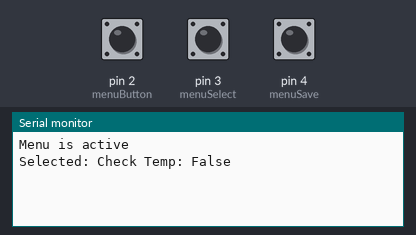
Recording of a sketch running on a simulated Arduino Uno, built with avr-gcc and run on an emulated ATmega328P. Shown: the last lines printed to the serial monitor. Inputs (shaded band) come from the test bench; at power-on: pin 2 (menuButton) HIGH, pin 3 (menuSelect) LOW, pin 4 (menuSave) LOW.

Above: at 1.2 s.
1.3 s: pin 2 (menuButton) pulled LOW for 0.15 s
At 1.9 s:
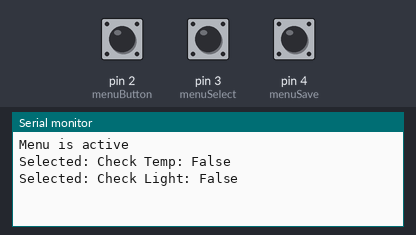
2.9 s: pin 3 (menuSelect) pulled HIGH for 0.15 s
At 4.1 s:
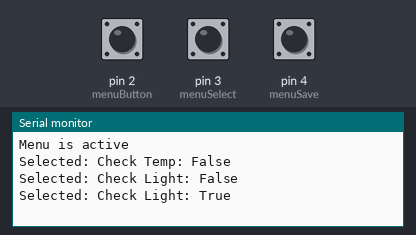
4.5 s: pin 4 (menuSave) pulled HIGH for 0.15 s
At 5.4 s:
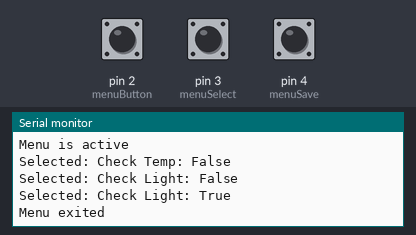

Measured:
- after the input at 1.3 s, the serial monitor: prints a new line after 0.20 s (image 1)
- after the input at 2.9 s, the serial monitor: prints a new line at once (image 2)
- after the input at 4.5 s, the serial monitor: prints a new line at once (image 3)

The sketch:

me1.ino
```cpp
// Define constants
#define menuButton 2
#define menuSelect 3
#define menuSave 4
#define debounceTimeout 50

int menuButtonPreviousState = LOW;
int menuSelectPreviousState = LOW;
int menuSavePreviousState = LOW;

// Define variables
long int lastDebounceTime;
bool lightSensor = true;
bool tempSensor = true;

// Menu options
char * menuOptions[] = {"Check Temp", "Check Light"};
bool featureSetting[] = {false,false};
bool menuMode = false;
bool menuNeedsPrint = false;
int optionSelected = 0;

// Setup function
void setup() {
  pinMode(menuSelect, INPUT);
  pinMode(menuSave, INPUT);
  pinMode(menuSelect, INPUT);
  Serial.begin(9600);
}
// Function to return the current selected option
char *ReturnOptionSelected(){
  char *menuOption = menuOptions[optionSelected];
  // Return optionSelected
  return menuOption;
}

// Function to return status of current selected option
char *ReturnOptionStatus(){
  bool optionSetting = featureSetting[optionSelected];
  char *optionSettingVal;
  if (optionSetting == false){
    optionSettingVal = "False";
  }else{
    optionSettingVal = "True";
  }
  // Return optionSetting
  return optionSettingVal;
}

// Function to toggle current option
bool ToggleOptionSelected(){
  featureSetting[optionSelected] = !featureSetting[optionSelected];
  return true;
}

// The main loop
void loop()  {
    // Read the buttons
  int menuButtonPressed = digitalRead(menuButton);
    int menuSelectPressed = digitalRead(menuSelect);
    int menuSavePressed = digitalRead(menuSave);
  // Get the current time
  long int currentTime = millis();

  if(menuButtonPressed == LOW && menuSelectPressed == LOW && menuSavePressed == LOW){
    //Reset the count time while button is not pressed
    lastDebounceTime = currentTime;
    menuButtonPreviousState = LOW;
    menuSelectPreviousState = LOW;
    menuSavePreviousState = LOW;
  }
  if(((currentTime - lastDebounceTime) > debounceTimeout)){
    // If the timeout is reached, button pressed!</p><p>    // menuButton is pressed, provide logic
    // Only fires when the button has previously been released
    if((menuButtonPressed == HIGH) && (menuButtonPreviousState == LOW)){

      if(menuMode == false){
        menuMode = true;
        // Let the user know
        Serial.println("Menu is active");
      }else if (menuMode == true && optionSelected < 1){
        // Change option if menu is active
        optionSelected = optionSelected + 1;
      }else if (menuMode == true && optionSelected >= 1){
        // Reset option
        optionSelected = 0;
      }

      // Print the menu
      menuNeedsPrint = true;
      // Toggle the button prev. state to only display menu
      // if the button is released and pressed again
      menuButtonPreviousState = menuButtonPressed; // Would be HIGH
    }
    // menuSelect is pressed, provide logic
    if((menuSelectPressed == HIGH) && (menuSelectPreviousState == LOW)){
      if(menuMode){
        // Change the selected option
        // At the moment, this is just true/false
        // but could be anything
        bool toggle = ToggleOptionSelected();
            if(toggle){
        menuNeedsPrint = true;
        }else{
          Serial.print("Something went wrong. Please try again");
        }
      }
      // Toggle state to only toggle if released and pressed again
      menuSelectPreviousState = menuSelectPressed;
    }
    if((menuSavePressed == HIGH) && (menuSavePreviousState == LOW)){
      // Exit the menu
      // Here you could do any tidying up
      // or save to EEPROM
      menuMode = false;
      Serial.println("Menu exited");

      // Toggle state so menu only exits once
      menuSavePreviousState = menuSavePressed;
      }
    }
    // Print the current menu option active, but only print it once
    if(menuMode && menuNeedsPrint){
      // We have printed the menu, so unless something
      // happens, no need to print it again
      menuNeedsPrint = false;
      char *optionActive = ReturnOptionSelected();
      char *optionStatus = ReturnOptionStatus();
      Serial.print("Selected: ");
      Serial.print(optionActive);
      Serial.print(": ");
      Serial.print(optionStatus);
      Serial.println();
    }
  }
```
